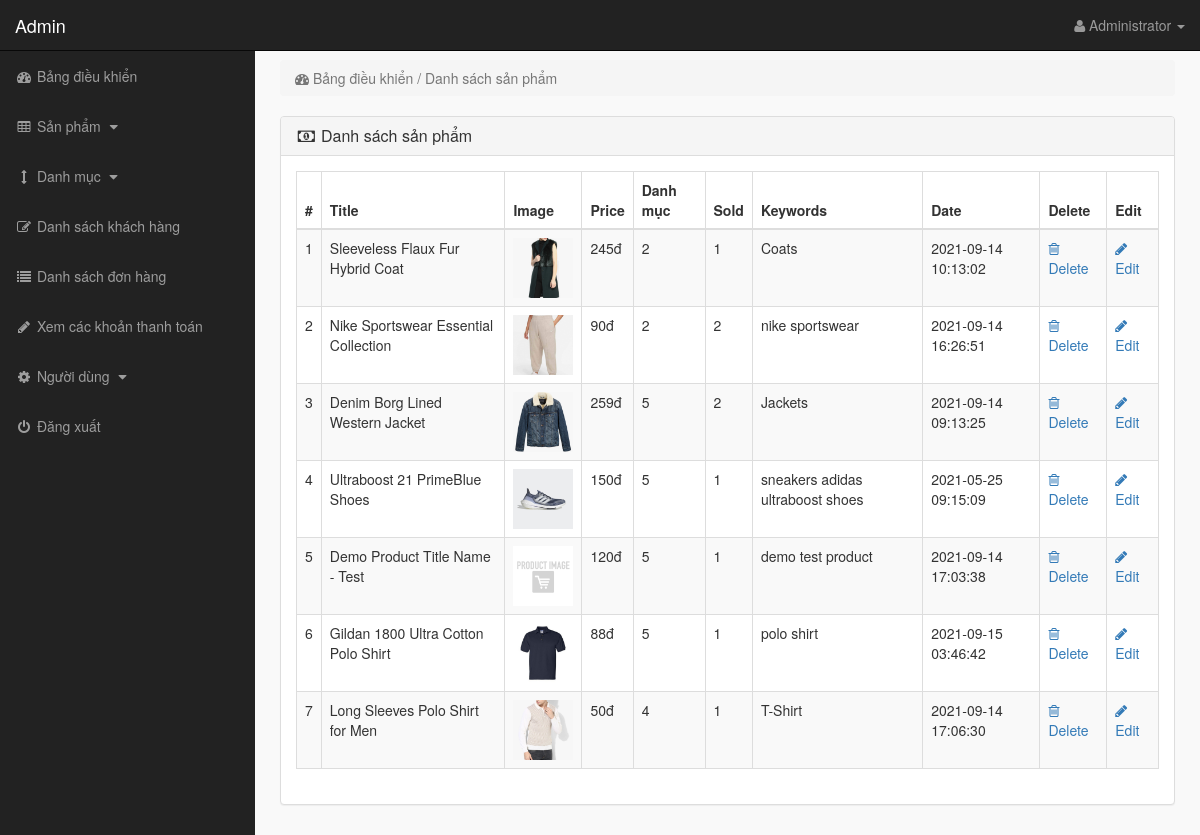
Before: /admin/index.php?view_products (signed in) with the older database file.
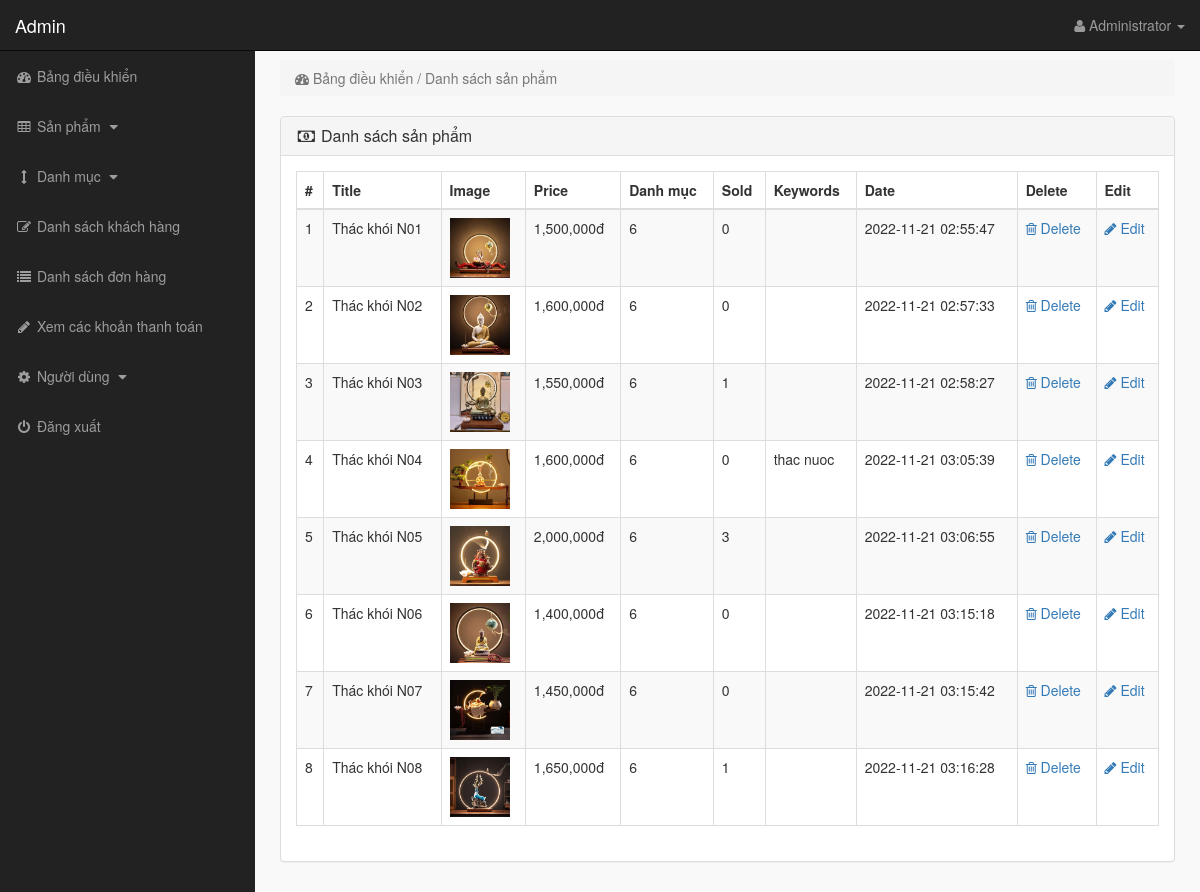
After: the same page with the newer database file.
### tables this page shows
CREATE TABLE `products` (
  `product_id` int(10) NOT NULL,
  `p_cat_id` int(10) NOT NULL,
  `cat_id` int(10) NOT NULL,
  `manufacturer_id` int(10) NOT NULL,
  `date` timestamp NOT NULL DEFAULT current_timestamp() ON UPDATE current_timestamp(),
  `product_title` text NOT NULL,
  `product_url` text NOT NULL,
  `product_img1` text NOT NULL,
  `product_img2` text NOT NULL,
  `product_img3` text NOT NULL,
  `product_price` int(10) NOT NULL,
  `product_psp_price` int(100) NOT NULL,
  `product_desc` text NOT NULL,
  `product_features` text NOT NULL,
  `product_video` text NOT NULL,
  `product_keywords` text NOT NULL,
  `product_label` text NOT NULL,
  `status` varchar(255) NOT NULL
);

### admin/view_products.php (the view, shortened to what this page needs)
<?php
if(!isset($_SESSION['admin_email'])){
echo "<script>window.open('login.php','_self')</script>";
}
else {
?>
<div class="row">
<div class="col-lg-12" >
<ol class="breadcrumb" >
<li class="active" >
<i class="fa fa-dashboard"></i> Bảng điều khiển / Danh sách sản phẩm
</li>
</ol>
</div>
</div>
<div class="row" >
<div class="col-lg-12" >
<div class="panel panel-default" >
<div class="panel-heading" >
<h3 class="panel-title" >
<i class="fa fa-money fa-fw" ></i> Danh sách sản phẩm
</h3>
</div>
<div class="panel-body" >
<div class="table-responsive" >
<table class="table table-bordered table-hover table-striped" >
<thead>
<tr>
<th>#</th>
<th>Title</th>
<th>Image</th>
<th>Price</th>
<th>Danh mục</th>
<th>Sold</th>
<th>Keywords</th>
<th>Date</th>
<th>Delete</th>
<th>Edit</th>
</tr>
</thead>
<tbody>
<?php
$i = 0;
$get_pro = "SELECT products.product_id,products.cat_id,products.manufacturer_id,products.date,products.product_title,products.product_url,products.product_img1,products.product_img2,products.product_img3,products.product_price,products.product_psp_price,products.product_desc,products.product_features,products.product_video,products.product_keywords,products.product_label,products.status FROM products INNER JOIN categories ON products.cat_id = categories.cat_id
ORDER BY categories.cat_title";
$run_pro = mysqli_query($con,$get_pro);
while($row_pro=mysqli_fetch_array($run_pro)){
$pro_id = $row_pro['product_id'];
$pro_title = $row_pro['product_title'];
$pro_image = $row_pro['product_img1'];
$pro_price = $row_pro['product_price'];
$pro_cat_id = $row_pro['cat_id'];
$pro_keywords = $row_pro['product_keywords'];
$pro_date = $row_pro['date'];
$i++;
?>
<tr>
<td><?php echo $i; ?></td>
<td><?php echo $pro_title; ?></td>
<td><img src="product_images/<?php echo $pro_image; ?>" width="60" height="60"></td>
<td> <?php echo number_format($pro_price,0); ?>đ</td>
<td><?php echo $pro_cat_id; ?></td>
<td>
<?php
$get_sold = "select * from pending_orders where product_id='$pro_id'";
$run_sold = mysqli_query($con,$get_sold);
$count = mysqli_num_rows($run_sold);
echo $count;
?>
</td>
<td> <?php echo $pro_keywords; ?> </td>
<td><?php echo $pro_date; ?></td>
<td>
<a href="index.php?delete_product=<?php echo $pro_id; ?>">
<i class="fa fa-trash-o"> </i> Delete
</a>
</td>
<td>
<a href="index.php?edit_product=<?php echo $pro_id; ?>">
<i class="fa fa-pencil"> </i> Edit
</a>
</td>
</tr>
<?php } ?>
</tbody>
</table>
</div>
</div>
</div>
</div>
</div>
<?php } ?>

Changed rows visible on the page:
removed products: product_title "Sleeveless Flaux Fur Hybrid Coat", product_img1 (picture), product_price "245", cat "2", count "1", product_keywords "Coats", date "2021-09-14 10:13:02"
removed products: product_title "Nike Sportswear Essential Collection", product_img1 (picture), product_price "90", cat "2", count "2", product_keywords "nike sportswear", date "2021-09-14 16:26:51"
removed products: product_title "Denim Borg Lined Western Jacket", product_img1 (picture), product_price "259", cat "5", count "2", product_keywords "Jackets", date "2021-09-14 09:13:25"
removed products: product_title "Ultraboost 21 PrimeBlue Shoes", product_img1 (picture), product_price "150", cat "5", count "1", product_keywords "sneakers adidas ultraboost shoes", date "2021-05-25 09:15:09"
removed products: product_title "Demo Product Title Name - Test", product_img1 (placeholder picture), product_price "120", cat "5", count "1", product_keywords "demo test product", date "2021-09-14 17:03:38"
removed products: product_title "Gildan 1800 Ultra Cotton Polo Shirt", product_img1 (picture), product_price "88", cat "5", count "1", product_keywords "polo shirt", date "2021-09-15 03:46:42"
removed products: product_title "Long Sleeves Polo Shirt for Men", product_img1 (picture), product_price "50", cat "4", count "1", product_keywords "T-Shirt", date "2021-09-14 17:06:30"
added products: product_title "Thác khói N01", product_img1 (picture), product_price "1,500,000", cat "6", count "0", date "2022-11-21 02:55:47"
added products: product_title "Thác khói N02", product_img1 (picture), product_price "1,600,000", cat "6", count "0", date "2022-11-21 02:57:33"
added products: product_title "Thác khói N03", product_img1 (picture), product_price "1,550,000", cat "6", count "1", date "2022-11-21 02:58:27"
added products: product_title "Thác khói N04", product_img1 (picture), product_price "1,600,000", cat "6", count "0", product_keywords "thac nuoc", date "2022-11-21 03:05:39"
added products: product_title "Thác khói N05", product_img1 (picture), product_price "2,000,000", cat "6", count "3", date "2022-11-21 03:06:55"
added products: product_title "Thác khói N06", product_img1 (picture), product_price "1,400,000", cat "6", count "0", date "2022-11-21 03:15:18"
added products: product_title "Thác khói N07", product_img1 (picture), product_price "1,450,000", cat "6", count "0", date "2022-11-21 03:15:42"
added products: product_title "Thác khói N08", product_img1 (picture), product_price "1,650,000", cat "6", count "1", date "2022-11-21 03:16:28"
